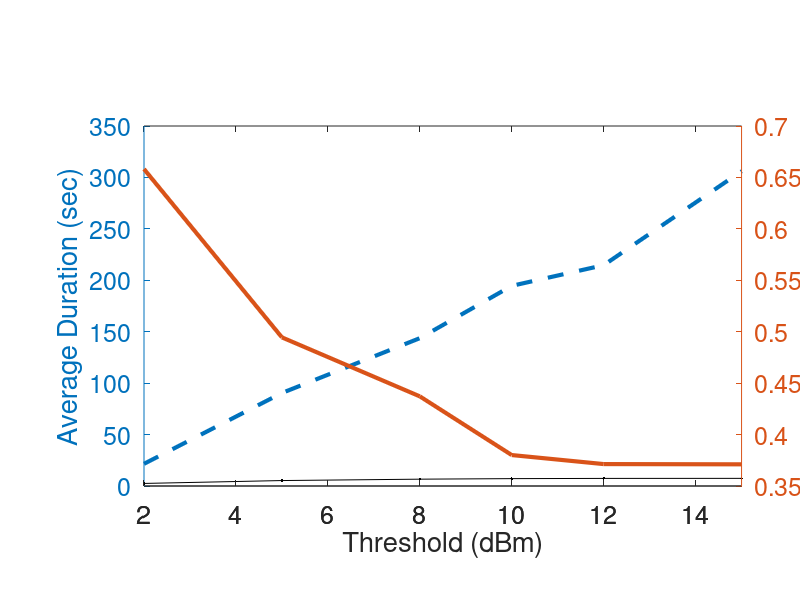

Reproduce this figure in MATLAB.
close all;
% Create some data for the two curves to be plotted
x  = [2	5	8	10	12	15]
APS_duration = [21.55538689	90.41947871	143.7096712	194.5885724	214.6740714	306.0827694];
y2 = [0.658147377	0.494505215	0.437154054	0.380084235	0.371309403	0.371070612];
RSS_duration = [2.494119415	5.299381967	6.641248017	7.169114499	7.384207803	7.432964221];
% Create a plot with 2 y axes using the plotyy function
hFig1=figure(1)
set(hFig1, 'Position', [200 200 600 400],'Color',[1 1 1])
plot(x, RSS_duration,'k.-')
hold on
[ax, h1, h2] = plotyy(x, APS_duration, x, y2, 'plot');

% Add title and x axis label
xlabel('Threshold (dBm)','FontSize',18)
% Use the axis handles to set the labels of the y axes
set(get(ax(1), 'YLabel'), 'String', 'Average Duration (sec)','FontSize',18)
set(get(ax(2), 'YLabel'), 'String', 'Length of AP-Sequence','FontSize',18)
set(ax(1),'FontSize',18);
set(ax(2),'FontSize',18);
set(h1,'LineWidth',3,'LineStyle','--');
set(gca,...
    'position',[0.18 0.19 0.75 0.6])
set(h2,'LineWidth',3,'LineStyle','-');
%a = get(gca,'XTickLabel');
%set(gca,'XTickLabel','fontsize',11)